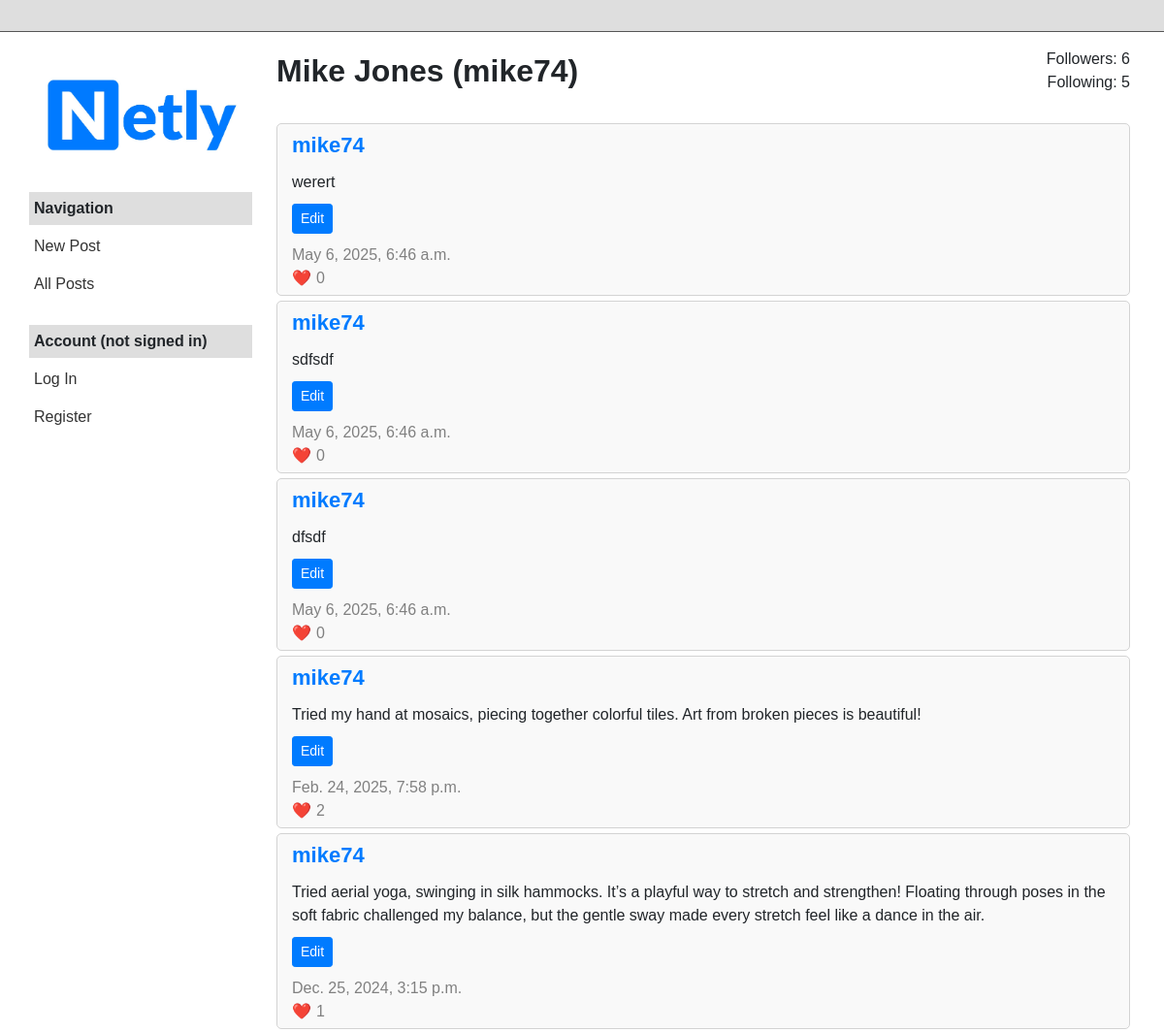
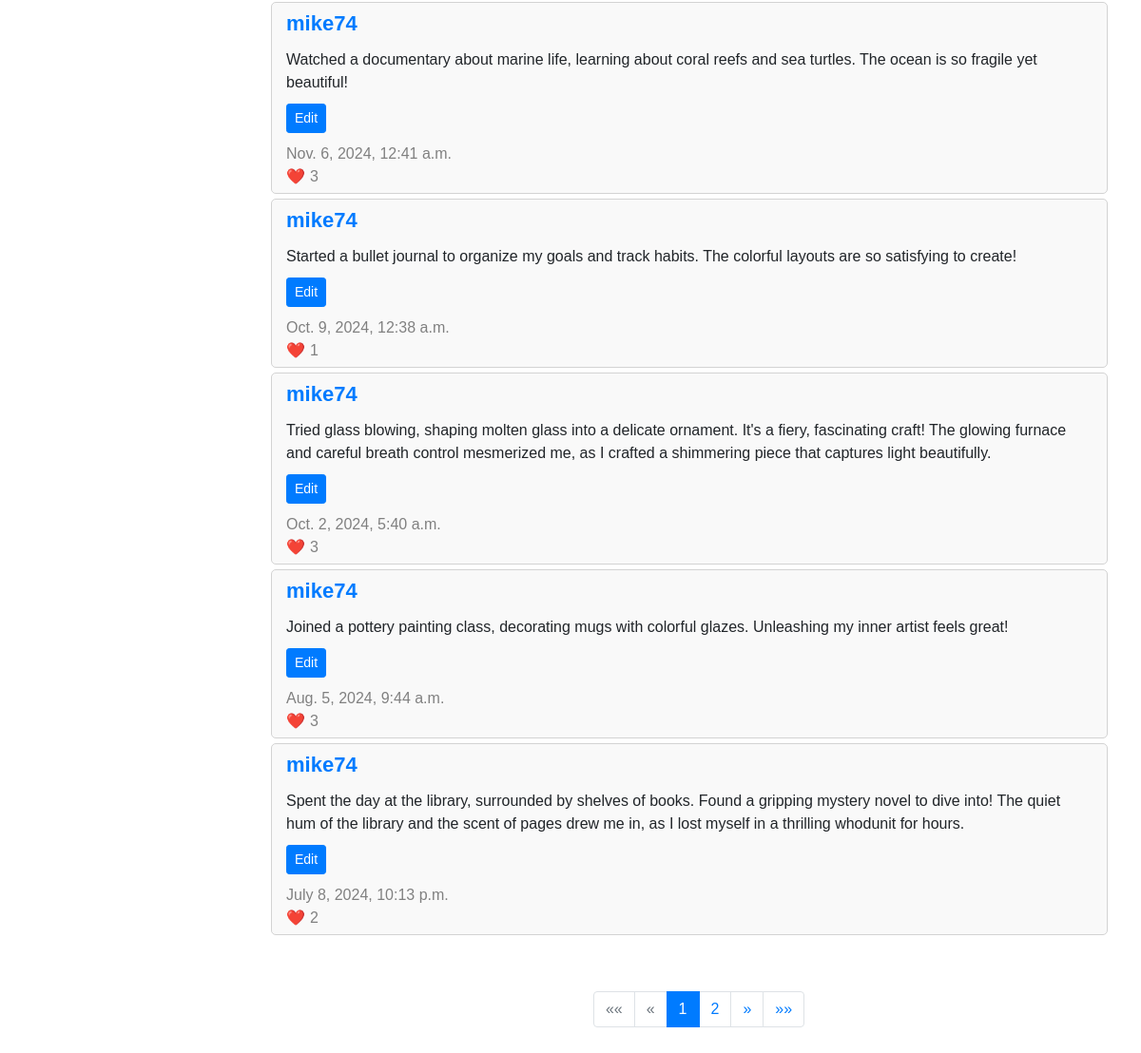
The app's page /profile/1 with its own data (2 pictures, top to bottom).
### network/models.py (models this page shows, shortened)
class User(AbstractUser):
    def display_name(self):
        return f"{self.first_name} {self.last_name}" if self.first_name and self.last_name else self.username

class Post(models.Model):
    user = models.ForeignKey(User, on_delete=models.CASCADE, related_name="posts")
    content = models.TextField()
    created_at = models.DateTimeField(auto_now_add=True)
    def get_likes_count(self):
        return self.likes.count()

### network/views.py (the view)
# urls.py: path("profile/<int:user_id>", views.profile, name="profile"),
def profile(request, user_id):
    owner = User.objects.get(id=user_id)
    posts_list = Post.objects.filter(user=owner).order_by("-created_at")
    followers = Follow.objects.filter(followed=owner).count()
    following = Follow.objects.filter(follower=owner).count()
    is_following = request.user.is_following(owner) if request.user.is_authenticated else False
    paginator = Paginator(posts_list, 10)
    page_number = request.GET.get('page', 1)
    page_obj = paginator.get_page(page_number)
    if request.user.id == user_id:
        active_filter = "profile"
    else:
        active_filter = "other"
    return render(request, "network/index.html", {
        "active_filter": active_filter,
        "show_profile": True,
        "posts": page_obj,
        "page_obj": page_obj,
        "owner": owner,
        "followers": followers,
        "following": following,
        "is_following": is_following
    })

### network/templates/network/index.html (shortened to what this page needs)
{% extends "network/layout.html" %}
{% load static %}
{% block body %}
    <div class="profile-container">
        {% if show_profile %}
            <div class="profile-header-wrapper" id="profile-section">
                <div class="profile-header">
                    <div class="profile-info">
                        <div class="profile-name">{{ owner.display_name }} ({{ owner.username }})</div>
                    </div>
                    <div class="profile-stats">
                        <div id="followers-count">Followers: {{ followers }}</div>
                        <div>Following: {{ following }}</div>
                    </div>
                </div>
            </div>
        {% endif %}
        <div class="profile-posts-container">
            {% for post in posts %}
                <div class="post-container">
                    <div class="post-name"><a href="{% url 'profile' post.user.id %}">{{ post.user.username }}</a></div>
                    <div class="post-content" id="post-view-{{ post.id }}">{{ post.content }}</div>
                    <button class="btn btn-primary btn-sm" id="post-edit-button-{{ post.id }}" data-id="{{ post.id }}">Edit</button>
                    <div class="post-date">{{ post.created_at }}</div>
                    <div class="post-likes">{{ post.get_likes_count }}</div>
                </div>
            {% endfor %}
        </div>
        {% if page_obj.paginator.num_pages > 1 %}
        <div class="pagination-wrapper">
            <nav aria-label="Page navigation" class="mt-4">
                <ul class="pagination justify-content-center">
                    {% if page_obj.has_previous %}
                        <li class="page-item">
                            <a class="page-link" href="?page=1" aria-label="First">
                                <span aria-hidden="true">&laquo;&laquo;</span>
                            </a>
                        </li>
                    {% else %}
                        <li class="page-item disabled">
                            <a class="page-link" href="#" aria-label="First">
                                <span aria-hidden="true">&laquo;&laquo;</span>
                            </a>
                        </li>
                    {% endif %}
                    {% if page_obj.has_previous %}
                        <li class="page-item">
                            <a class="page-link" href="?page={{ page_obj.previous_page_number }}" aria-label="Previous">
                                <span aria-hidden="true">&laquo;</span>
                            </a>
                        </li>
                    {% else %}
                        <li class="page-item disabled">
                            <a class="page-link" href="#" aria-label="Previous">
                                <span aria-hidden="true">&laquo;</span>
                            </a>
                        </li>
                    {% endif %}
                    {% for i in page_obj.paginator.page_range %}
                        {% if page_obj.number == i %}
                            <li class="page-item active"><a class="page-link" href="?page={{ i }}">{{ i }}</a></li>
                        {% elif i > page_obj.number|add:'-3' and i < page_obj.number|add:'3' %}
                            <li class="page-item"><a class="page-link" href="?page={{ i }}">{{ i }}</a></li>
                        {% endif %}
                    {% endfor %}
                    {% if page_obj.has_next %}
                        <li class="page-item">
                            <a class="page-link" href="?page={{ page_obj.next_page_number }}" aria-label="Next">
                                <span aria-hidden="true">&raquo;</span>
                            </a>
                        </li>
                    {% else %}
                        <li class="page-item disabled">
                            <a class="page-link" href="#" aria-label="Next">
                                <span aria-hidden="true">&raquo;</span>
                            </a>
                        </li>
                    {% endif %}
                    {% if page_obj.has_next %}
                        <li class="page-item">
                            <a class="page-link" href="?page={{ page_obj.paginator.num_pages }}" aria-label="Last">
                                <span aria-hidden="true">&raquo;&raquo;</span>
                            </a>
                        </li>
                    {% else %}
                        <li class="page-item disabled">
                            <a class="page-link" href="#" aria-label="Last">
                                <span aria-hidden="true">&raquo;&raquo;</span>
                            </a>
                        </li>
                    {% endif %}
                </ul>
            </nav>
        </div>
        {% endif %}
    </div>
{% endblock %}

### network/static/network/styles.css (style rules this page uses)
body { font-family: Arial, sans-serif; display: flex; flex-direction: column; align-items: center; }
.post-container { border: 1px solid lightgray; background-color: #f9f9f9; border-radius: 5px; margin-bottom: 5px; margin-right: 20px; padding: 5px 15px; }
.post-name { font-size: 22px; font-weight: 700; margin-bottom: 10px; }
.post-content { margin-top: 10px; margin-bottom: 10px; }
.post-date { color: gray; margin-top: 10px; }
.post-likes { color: gray; }
.post-likes::before { content: "❤️"; padding-right: 5px; }
.profile-container { border: none; margin-bottom: 5px; display: flex; flex-direction: column; height: calc(100vh - 60px); }
.profile-header { display: flex; justify-content: space-between; align-items: flex-start; margin-bottom: 10px; margin-right: 20px; }
.profile-name { font-size: 32px; font-weight: 700; }
.profile-info { flex-grow: 1; }
.profile-stats { text-align: right; }
.profile-header-wrapper { position: sticky; top: 0; background-color: white; z-index: 5; padding-bottom: 10px; }
.profile-posts-container { overflow-y: auto; flex: 1; padding-top: 10px; margin-bottom: 20px; }
.pagination-wrapper { position: sticky; bottom: 0; background-color: white; padding-top: 10px; z-index: 5; margin-top: auto; }

### records on screen
User: display_name "Mike Jones", username "mike74"
Post: user.username "mike74", content "werert", created_at "May 6, 2025, 6:46 a.m.", get_likes_count "0"
Post: user.username "mike74", content "sdfsdf", created_at "May 6, 2025, 6:46 a.m.", get_likes_count "0"
Post: user.username "mike74", content "dfsdf", created_at "May 6, 2025, 6:46 a.m.", get_likes_count "0"
Post: user.username "mike74", content "Tried my hand at mosaics, piecing together colorful tiles. Art from broken pieces is beautiful!", created_at "Feb. 24, 2025, 7:58 p.m.", get_likes_count "2"
Post: user.username "mike74", content "Tried aerial yoga, swinging in silk hammocks. It’s a playful way to stretch and strengthen! Floating through poses in the soft fabric challenged my balance, but the gentle sway made every stretch feel like a dance in the air.", created_at "Dec. 25, 2024, 3:15 p.m.", get_likes_count "1"
Post: user.username "mike74", content "Watched a documentary about marine life, learning about coral reefs and sea turtles. The ocean is so fragile yet beautiful!", created_at "Nov. 6, 2024, 12:41 a.m.", get_likes_count "3"
Post: user.username "mike74", content "Started a bullet journal to organize my goals and track habits. The colorful layouts are so satisfying to create!", created_at "Oct. 9, 2024, 12:38 a.m.", get_likes_count "1"
Post: user.username "mike74", content "Tried glass blowing, shaping molten glass into a delicate ornament. It's a fiery, fascinating craft! The glowing furnace and careful breath control mesmerized me, as I crafted a shimmering piece that captures light beautifully.", created_at "Oct. 2, 2024, 5:40 a.m.", get_likes_count "3"
Post: user.username "mike74", content "Joined a pottery painting class, decorating mugs with colorful glazes. Unleashing my inner artist feels great!", created_at "Aug. 5, 2024, 9:44 a.m.", get_likes_count "3"
Post: user.username "mike74", content "Spent the day at the library, surrounded by shelves of books. Found a gripping mystery novel to dive into! The quiet hum of the library and the scent of pages drew me in, as I lost myself in a thrilling whodunit for hours.", created_at "July 8, 2024, 10:13 p.m.", get_likes_count "2"

### other values on screen
{{ followers }} "6"
{{ following }} "5"
{{ i }} "1"
{{ i }} "2"
